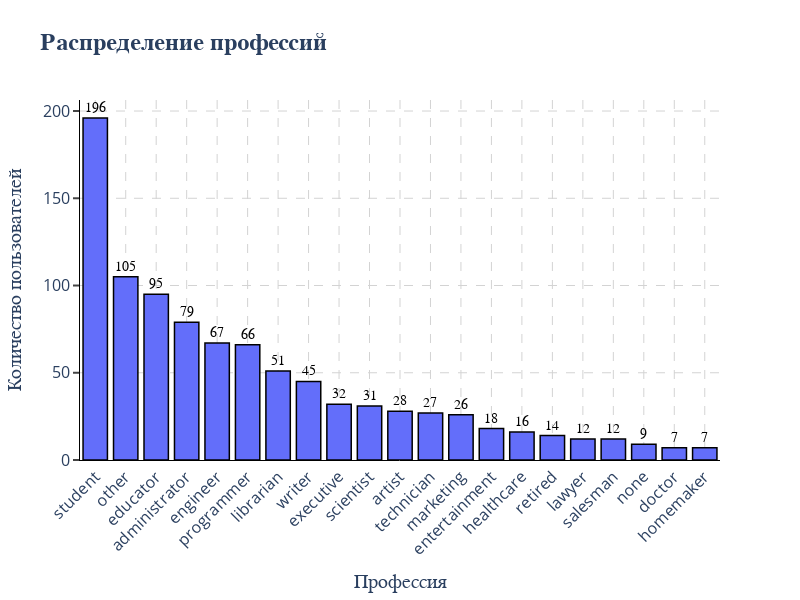

The cell this chart's notebook holds for it:
### Markdown cell above
- профессии (`barplot`)

### Code cell
occupations_distrib = users.groupby("occupation").count()["user_id"]
occupations_distrib = occupations_distrib.sort_values(ascending=False)
fig_3 = px.bar(
    x=occupations_distrib.index, y=occupations_distrib, title="Распределение профессий"
)
fig_3.update_layout(
    width=800,  # ширина в пикселях
    height=600,  # высота в пикселях
    # autosize=False,  # отключаем авторазмер
    xaxis_title="Профессия",
    yaxis_title="Количество пользователей",
    # title_font=dict(size=24, family="Arial", weight="bold"),
)
fig_3.update_traces(
    marker=dict(line=dict(width=1.5, color="black"))  # Толщина рамки  # Цвет рамки
)
fig_3.update_layout(
    xaxis=dict(tickangle=-45)  # Поворот на 45 градусов против часовой стрелки
)
fig_3.update_traces(
    texttemplate="%{y}",  # Формат текста (значение y)
    textposition="outside",  # Положение: 'outside', 'inside', 'auto', 'none'
    textfont=dict(
        size=14, family="Arial", color="black"
    ),  # Размер шрифта  # Цвет текста
)
fig_3.update_layout(
    xaxis=dict(
        showticklabels=True,
        # tickmode="linear",
        # ticks="outside",  # Ticks снаружи: 'outside', 'inside', ''
        # ticklen=6,  # Длина ticks
        # tickwidth=2,  # Толщина ticks
        # tickcolor="black",  # Цвет ticks
        # dtick=10,
        # tickmode='array',  # Режим ручной установки
        # tickvals=[0, 1, 2, 3],  # Позиции ticks
        # ticktext=['Категория A', 'Категория B', 'Категория C', 'Категория D']  # Подписи
    ),
    yaxis=dict(
        showticklabels=True,
        tickmode="linear",
        dtick=50,
        ticks="outside",  # Ticks снаружи: 'outside', 'inside', ''
        ticklen=6,  # Длина ticks
        tickwidth=2,  # Толщина ticks
        # tickmode="linear",
        # dtick=5
    ),
)
fig_3 = configure_plotly_theme(fig_3)
fig_3.show()

### Figure 1 — Plotly figure (JSON) as saved in the notebook; plotly's stock layout.template omitted (floating-point values rounded to 4 significant figures)
{"data": [{"hovertemplate": "x=%{x}<br>y=%{y}<extra></extra>", "legendgroup": "", "marker": {"color": "#636efa", "line": {"color": "black", "width": 1.5}, "pattern": {"shape": ""}}, "name": "", "orientation": "v", "showlegend": false, "textfont": {"color": "black", "family": "Arial", "size": 14}, "textposition": "outside", "texttemplate": "%{y}", "type": "bar", "x": ["student", "other", "educator", "administrator", "engineer", "programmer", "librarian", "writer", "executive", "scientist", "artist", "technician", "marketing", "entertainment", "healthcare", "retired", "lawyer", "salesman", "none", "doctor", "homemaker"], "xaxis": "x", "y": [196, 105, 95, 79, 67, 66, 51, 45, 32, 31, 28, 27, 26, 18, 16, 14, 12, 12, 9, 7, 7], "yaxis": "y"}], "layout": {"barmode": "relative", "font": {"size": 14}, "height": 600, "legend": {"tracegroupgap": 0}, "paper_bgcolor": "white", "plot_bgcolor": "white", "title": {"font": {"family": "Arial", "size": 24, "weight": "bold"}, "text": "Распределение профессий"}, "width": 800, "xaxis": {"anchor": "y", "domain": [0, 1], "gridcolor": "lightgray", "griddash": "dash", "gridwidth": 1, "linecolor": "black", "linewidth": 1, "showline": true, "showticklabels": true, "tickangle": -45, "tickfont": {"size": 16}, "title": {"font": {"family": "Arial", "size": 20}, "text": "Профессия"}}, "yaxis": {"anchor": "x", "domain": [0, 1], "dtick": 50, "gridcolor": "lightgray", "griddash": "dash", "gridwidth": 1, "linecolor": "black", "linewidth": 1, "showline": true, "showticklabels": true, "tickfont": {"size": 16}, "ticklen": 6, "tickmode": "linear", "ticks": "outside", "tickwidth": 2, "title": {"font": {"family": "Arial", "size": 20}, "text": "Количество пользователей"}}}}
